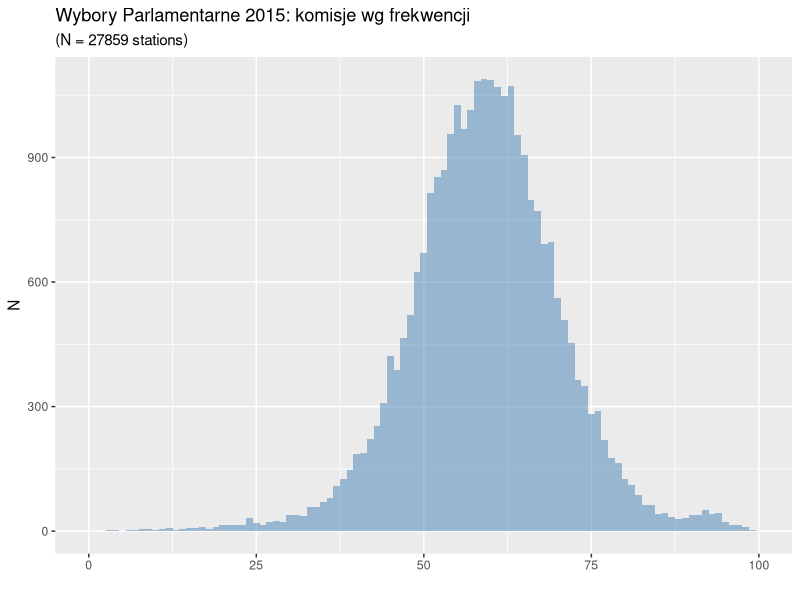
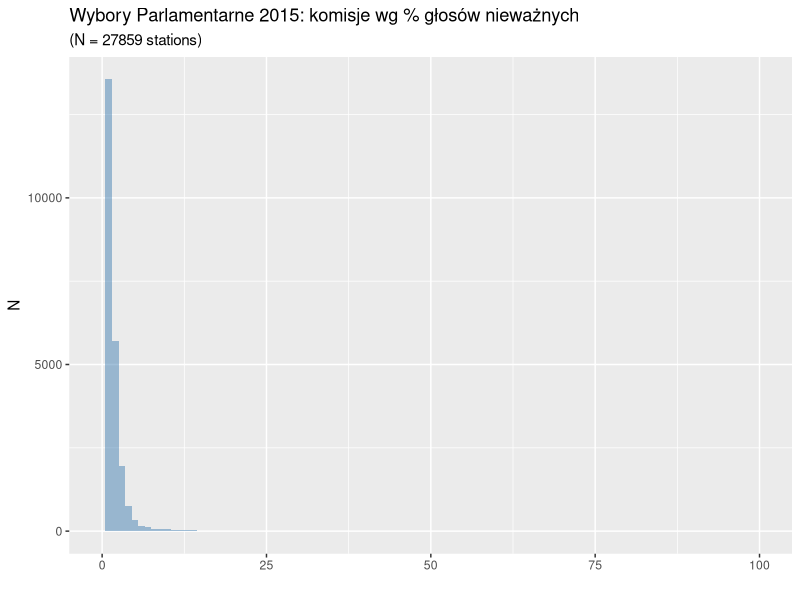
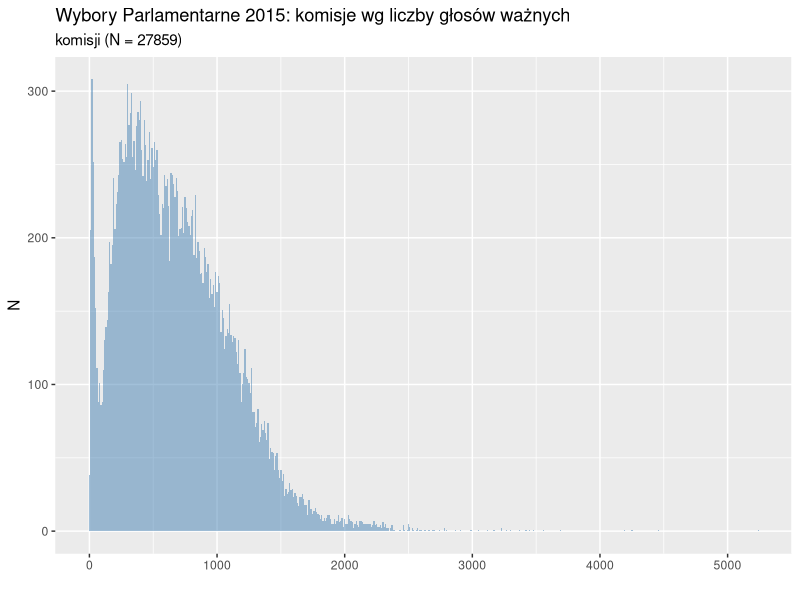
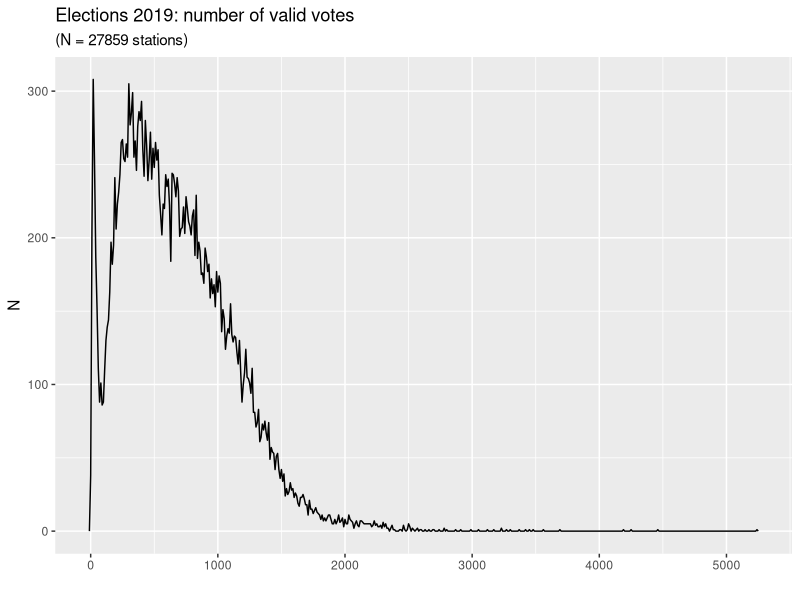

Generate these figures, in order, with R:
library(ggplot2)

d <- read.csv("WP2019_KO.csv", sep = ';',  header=T, na.string="NA");
d$pgnw <- d$lgnw / (d$lgnw + d$lgw ) * 100

pdf(file="komisje-frekwencja2019.pdf", onefile = TRUE);

ggplot(d, aes(x=freq)) +
    ggtitle("Wybory Parlamentarne 2015: komisje wg frekwencji", subtitle="(N = 27859 stations)") +
    xlab(label="") + ylab(label="N") +
    scale_x_continuous(limits = c(0, 100)) +
    geom_histogram(binwidth=1, fill="steelblue", alpha=.5)

ggplot(d, aes(x=pgnw)) +
    ggtitle("Wybory Parlamentarne 2015: komisje wg % głosów nieważnych", subtitle="(N = 27859 stations)") +
    xlab(label="") + ylab(label="N") +
    scale_x_continuous(limits = c(0, 100)) +
    geom_histogram(binwidth=1, fill="steelblue", alpha=.5)

ggplot(d, aes(x=lgw)) +
    ggtitle("Wybory Parlamentarne 2015: komisje wg liczby głosów ważnych", subtitle="komisji (N = 27859)") +
    xlab(label="") + ylab(label="N") +
    ##scale_x_continuous(limits = c(0, 100)) +
    geom_histogram(binwidth=10, fill="steelblue", alpha=.5)

ggplot(d, aes(x=lgw)) +
    ggtitle("Elections 2019: number of valid votes", subtitle="(N = 27859 stations)") +
    xlab(label="") + ylab(label="N") +
    ##scale_x_continuous(limits = c(0, 100)) +
    geom_freqpoly(binwidth=10, size=.5, position="identity")
##    geom_histogram(binwidth=50, fill="steelblue", alpha=.5)

fivenum(d$lgw)
mean(d$lgw, na.rm=TRUE)

d <- subset (d, ( lgw < 25 ));

nrow(d)
